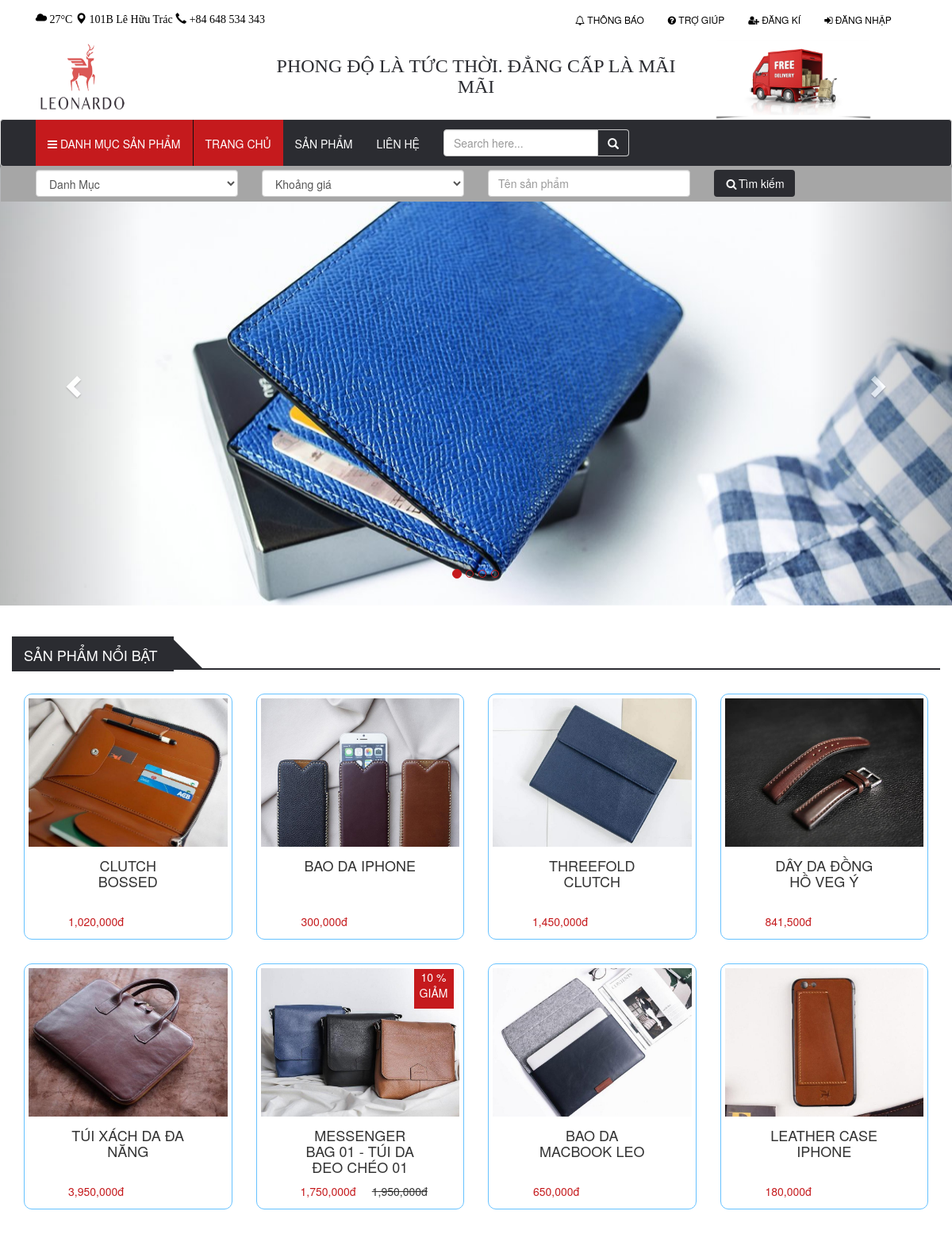
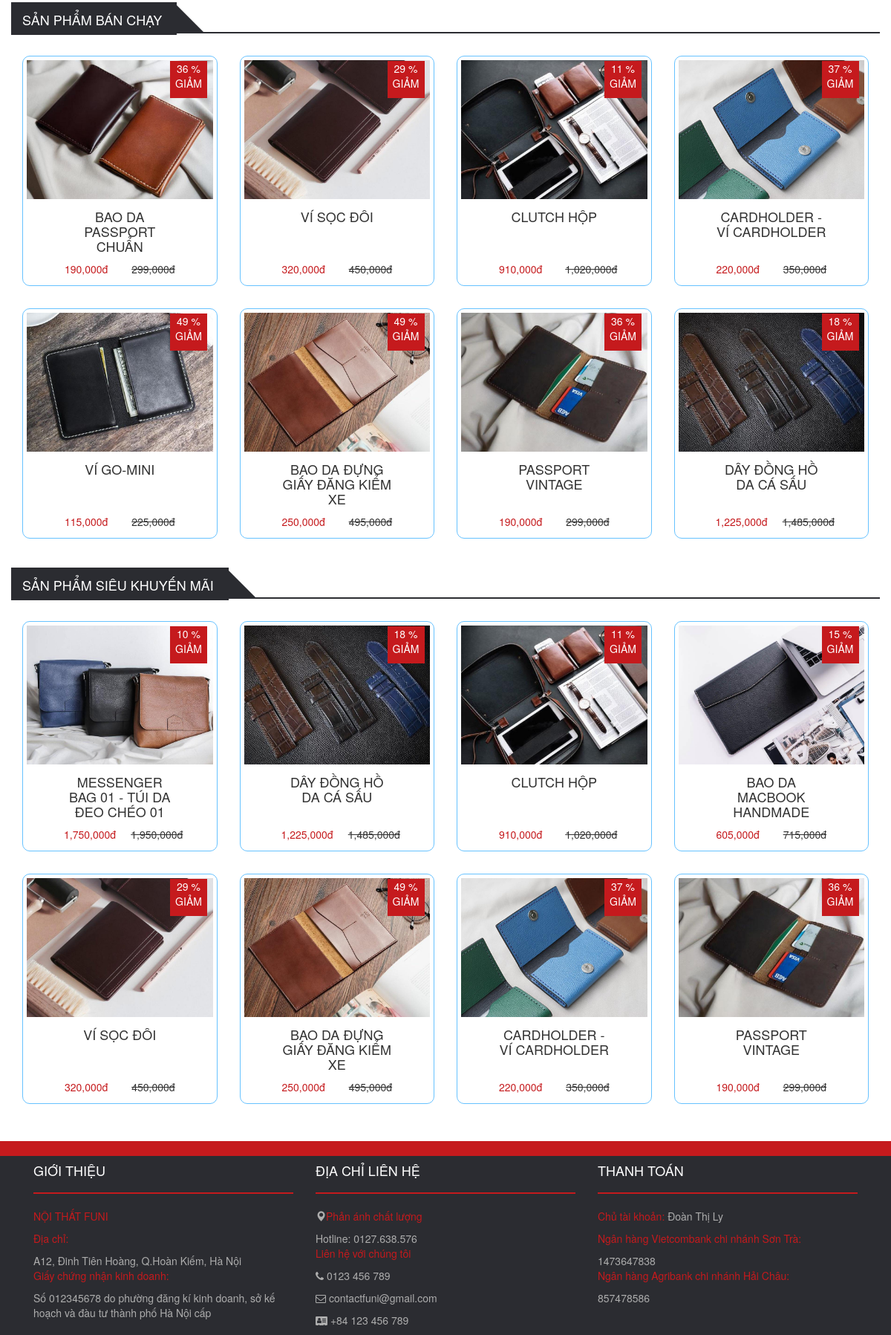
The app's page /home.php with its own data (2 pictures, top to bottom).
### tables this page shows
CREATE TABLE slides(
	slide_id INT(11) auto_increment PRIMARY KEY,
    img_url VARCHAR(255)
);

CREATE TABLE products(
	prod_id VARCHAR(10) PRIMARY KEY,
    prod_name VARCHAR(255),
    material VARCHAR(255),
    image nVARCHAR(500),
    price_in INT(11),
    price_out INT(11),
    date_add DATE,
    quantity INT(11),
    description text,
    cate_id VARCHAR(10),
    views int(11),
    status BOOLEAN,
    delete_at date,
    FOREIGN KEY (cate_id) REFERENCES categories (cate_id)
);

CREATE TABLE promotion(
	prod_id VARCHAR(10),
    new_price INT(11),
    date_start DATE,
    date_end DATE,
    FOREIGN KEY (prod_id) REFERENCES products (prod_id),
    PRIMARY KEY(prod_id,date_start)
);

### function.php (the view, shortened to what this page needs)
<?php
	class product
	{
		function showInfoProducthtml($prod_id, $name, $image, $price, $new_price){
			$show = "show";
			if ($new_price == '') {
				$show = "hidden";
				$percent = 0;
				$new_price = $price;
			} else {
				$percent = round(($price - $new_price)/($price/100), 0);
				$show = "show";
			}
			echo "
				<div class='col-lg-3 col-md-3 col-sm-6 col-xs-6'>
					<div class='product-item'>
						<div class='product-image'>
							<img src='$image'>
						</div>
						<div class='promotion text-center $show'>
							$percent %
							GIẢM
						</div>
						<div class='product-control text-center'>
							<button class='btn'>
								<a href='home.php?addProd_id=" . $prod_id . "'><i class = 'fa fa-cart-plus fa-lg' style='color: #FFF;'></i> Giỏ hàng
							</button>
							<button class='btn'>
								<a href='productDetail.php?prod_id=" . $prod_id . "'><i class = 'fa fa-eye' style='color: #FFF;'></i></a>
							</button>
						</div>
						<div class='caption text-center'>
							<div class='col-xs-12 prod_name'>
							<h4 class = 'text-uppercase'>$name</h4>
							</div>
							<div class='col-xs-6'>
							<span class='price float-left'>".number_format($new_price)."đ</span>
							</div>
							<div class='col-xs-6'>
							<s class='$show float-left'>". number_format($price). "đ</s>
							</div>
						</div>
					</div>
				</div>
			";
		}
		function showProduct($connect, $prod_id){
			if ($connect) {
				$sql = "SELECT products.prod_id, prod_name, material, image, price_in, price_out, date_add, quantity, description, cate_name, views, status, products.delete_at, new_price, date_start, date_end FROM products LEFT JOIN categories ON products.cate_id = categories.cate_id LEFT JOIN promotion ON products.prod_id = promotion.prod_id  WHERE products.prod_id = '$prod_id'";
				$result = $connect->query($sql);
				if ($result->num_rows > 0) {
					$row = $result->fetch_assoc();
					return $row;
				}
				return 0;
				}
		}
		function showProductHot($connect){
			if ($connect) {
				$sql = "SELECT * FROM products WHERE delete_at IS NULL ORDER BY views DESC LIMIT 8";
				$result = $connect->query($sql);
				if ($result->num_rows > 0) {
					while($row = $result->fetch_assoc()) {
							$info = $this->showProduct($connect, $row['prod_id']);
							$image = explode("|", $info['image']);
							$this->showInfoProducthtml($row['prod_id'], $info['prod_name'], $image[0], $info['price_out'], $info['new_price']);
					}
				}
			}
		}
		function showProductHotSell($connect){
			if ($connect) {
				$sql = "SELECT products.prod_id, SUM(ords_prods.quantity) FROM ords_prods, products WHERE products.prod_id = ords_prods.prod_id AND products.delete_at IS NULL GROUP BY(ords_prods.prod_id) ORDER BY SUM(ords_prods.quantity) DESC LIMIT 8;";
				$result = $connect->query($sql);
				if ($result->num_rows > 0) {
					while($row = $result->fetch_assoc()) {
						$info = $this->showProduct($connect, $row['prod_id']);
					}
				}
			}
		}
		function showProductPromotion($connect){
			if ($connect) {
				$sql = "SELECT * FROM promotion, products WHERE products.prod_id = promotion.prod_id AND products.delete_at IS NULL  ORDER BY new_price DESC LIMIT 8";
				$result = $connect->query($sql);
				if ($result->num_rows > 0) {
					while($row = $result->fetch_assoc()) {
						$info = $this->showProduct($connect, $row['prod_id']);
					}
				}
			}
		}
	}
	function showSlide($connect){
		if ($connect) {
			$sql = "SELECT * FROM slides";
			$result = $connect->query($sql);
			if ($result->num_rows > 0) {
				$count = 1;
			while($row = $result->fetch_assoc()) {
					if ($count == 1) {
						$active = "active";
					}else $active = "";
					echo "
						<div class='item $active'>
					        <img src='".$row['img_url']."' style='width:100%;'>
					    </div>
					";
					$count++;
				}
			}
		}
	}
?>

### home.php (shortened to what this page needs)
<?php
	include "function.php";
	$page = "home";
   ?>
<!DOCTYPE html>
<html>
<head>
  <link rel="stylesheet" href="https://maxcdn.bootstrapcdn.com/bootstrap/3.3.7/css/bootstrap.min.css">
  <link rel="stylesheet" href="https://cdnjs.cloudflare.com/ajax/libs/font-awesome/4.7.0/css/font-awesome.min.css">
  <link rel="stylesheet" type="text/css" href="style.css">
</head>
<body>
	<?php
		include "header.php";
	 ?>
	<div class="content">
	  <div id="myCarousel" class="carousel slide" data-ride="carousel">
	    <ol class="carousel-indicators">
	      <li data-target="#myCarousel" data-slide-to="0" class="active"></li>
	      <li data-target="#myCarousel" data-slide-to="1"></li>
	      <li data-target="#myCarousel" data-slide-to="2"></li>
	      <li data-target="#myCarousel" data-slide-to="3"></li>
	    </ol>
	    <div class="carousel-inner">
	      <?php showSlide($connect); ?>
	    </div>
	    <a class="left carousel-control" href="#myCarousel" data-slide="prev">
	      <span class="glyphicon glyphicon-chevron-left"></span>
	    </a>
	    <a class="right carousel-control" href="#myCarousel" data-slide="next">
	      <span class="glyphicon glyphicon-chevron-right"></span>
	    </a>
		</div>
		<div class="container">
			<div class="productHot">
				<div class="row">
					<div class="solugan">
						<div class="box-product-head">
							<span class="box-title">
								SẢN PHẨM NỔI BẬT
							</span>
							<span class="af-ter">
							</span>
						</div>
					</div>
					<?php
						$prod = new product();
						$prod->showProductHot($connect);
					?>
				</div>
			</div>
			<div class="productHotSell">
				<div class="row">
					<div class="solugan">
						<div class="box-product-head">
							<span class="box-title">
								SẢN PHẨM BÁN CHẠY
							</span>
							<span class="af-ter">
							</span>
						</div>
					</div>
					<?php
						$prod = new product();
						$prod->showProductHotSell($connect);
					?>
				</div>
			</div>
			<div class="productPromotion">
				<div class="row">
					<div class="solugan">
						<div class="box-product-head">
							<span class="box-title">
								SẢN PHẨM SIÊU KHUYẾN MÃI
							</span>
							<span class="af-ter">
							</span>
						</div>
					</div>
					<?php
						$prod = new product();
						$prod->showProductPromotion($connect);
					?>
				</div>
			</div>
		</div>
	</div>
	<?php include "footer.php" ?>
</body>
</html>

### header.php (shortened to what this page needs)
<!DOCTYPE html>
<html lang="en">
<head>
  <link rel="stylesheet" href="https://maxcdn.bootstrapcdn.com/bootstrap/3.3.7/css/bootstrap.min.css">
  <link rel="stylesheet" href="https://cdnjs.cloudflare.com/ajax/libs/font-awesome/4.7.0/css/font-awesome.min.css">
  <link rel="stylesheet" type="text/css" href="style.css">
</head>
<body>
<?php
  $showDangki_Dangnhap = "show";
  $showUsername = "hidden";
  $show = "hidden";
  if (isset($page) && $page=="home" ){
    $show= "show";
  }
 ?>
<div id="header">
  <div class="header-top">
    <div class="container">
      <div class="header-left col-lg-5 col-md-5 col-sm-6 col-xs-6">
        <div class="info">
          <span>
          <i class="glyphicon glyphicon-cloud"></i>
          27°C
          </span>
          <span>
            <i class="glyphicon glyphicon-map-marker"></i>
            101B Lê Hữu Trác
          </span>
          <span>
            <i class="glyphicon glyphicon-earphone"></i>
            +84 648 534 343
          </span>
        </div>
      </div>
      <div class="header-right col-lg-5 col-md-6 col-sm-6 col-xs-6">
        <ul class="nav navbar-nav" id="header-right">
          <li>
            <a href="" data-toggle="modal" data-target="#dangki"><span><i class="fa fa-bell-o "></i></span> THÔNG BÁO </a>
          </li>
          <li>
            <a href="" data-toggle="modal" data-target="#dangki">
              <span>
                <i class="fa fa-question-circle  "></i>
              </span>TRỢ GIÚP
            </a>
          </li>
          <li class="<?php echo $showDangki_Dangnhap?>">
            <a href="" data-toggle="modal" data-target="#dangki">
              <span>
                <i class="fa fa-user-plus "></i>
              </span> ĐĂNG KÍ
            </a>
          </li>
          <li class="<?php echo $showDangki_Dangnhap?>">
            <a href="" data-toggle="modal" data-target="#dangnhap">
              <span>
                <i class="fa fa-sign-in"></i>
              </span> ĐĂNG NHẬP
            </a>
          </li>
          <li><a href="cart.php"><span><i class="fa fa-shopping-cart fa-2x <?php echo $showUsername;?>"><sup><?php echo $_SESSION['totalQuantity']; ?></sup></i></span></a></li>
        </ul>
      </div>
    </div>
  </div>
  <div class="header-content">
    <div class="container">
      <div class="col-lg-3 col-md-3 col-sm-3 col-xs-6 logo">
        <img src="Image/logo.png" width="120px" height="100px">
      </div>
      <div class="solugan col-lg-6 col-md-6 col-sm-6 col-xs-6">
        <h3>PHONG ĐỘ LÀ TỨC THỜI. ĐẲNG CẤP LÀ MÃI MÃI</h3>
      </div>
      <div class="col-lg-3 col-md-3 col-sm-3 col-xs-0 ship" style="float: left;">
        <img src="Image/ship.png" width="200px" height="100px">
      </div>
    </div>
  </div>
  <div class="header-menu text-uppercase" id="myMenu">
    <nav class="navbar navbar-default">
      <div class="container">
        <div class="collapse navbar-collapse" id="myNavbar">
          <ul class="nav navbar-nav">
            <li class="dropdown ">
              <a href="#" id="category" class="dropdown-toggle" data-toggle="dropdown"><span class="fa fa-bars "></span>  DANH MỤC SẢN PHẨM</a>
            </li>
            <li class="<?php if (isset($page) && $page == 'home' ) {
              echo "active"; } ?>"><a href="home.php">TRANG CHỦ</span></a></li>
            <li class="<?php if (isset($page) && $page == 'product' ) {
              echo "active"; } ?>"><a href="product.php">SẢN PHẨM </a></li>
            <li><a href="#">LIÊN HỆ </span></a></li>
            <li>
            <form method="post" class="navbar-form">
              <div class="input-group search-box">
                <input type="text" class="form-control" placeholder="Search here...">
                <span class="input-group-addon btn btn-primary"> <i class="glyphicon glyphicon-search"></i> </span>
              </div>
            </form>
          </li>
          </ul>
        </div>
      </div>
      <div class="filter <?php echo $show ?>" style="height: 45px; background: #a6a6a6; padding: 5px 0px 5px 0px;">
        <div class="container">
          <form method="POST" action="">
            <div class="col-xs-3">
              <select class="form-control" name="cate_id">
                <option value="">Danh Mục</option>
              </select>
            </div>
            <div class="col-xs-3">
              <select class="form-control" name="price">
                <option value="0">Khoảng giá</option>
              </select>
            </div>
            <div class="col-xs-3">
              <input type="text" name="prod_name" placeholder="Tên sản phẩm" class="form-control">
            </div>
            <div class="col-xs-2">
              <button class="btn" type="submit" name="search" ><i class="fa fa-search fa-fw"></i>Tìm kiếm</button>
            </div>
          </form>
        </div>
      </div>
    </nav>
  </div>
</div>
</body>
</html>

### footer.php (shortened to what this page needs)
<!DOCTYPE html>
<html>
<head>
	<link rel="stylesheet" type="text/css" href="style.css">
</head>
<body>
	<div class="before-footer">
	</div>
	<div class="footer">
		<div class="container">
			<div class="col-lg-4 col-md-4 col-sm-6 col-xs-6">
				<h4>GIỚI THIỆU</h4>
				<hr>
				<p class="title">NỘI THẤT FUNI</p>
				<p class="title">Địa chỉ: </p><span>A12, Đinh Tiên Hoàng, Q.Hoàn Kiếm, Hà Nội</span>
				<p class="title">Giấy chứng nhận kinh doanh: </p><span>Số 012345678 do phường đăng kí kinh doanh, sở kế hoạch và đàu tư thành phố Hà Nội cấp</span>
			</div>
			<div class="col-lg-4 col-md-4 col-sm-6 col-xs-6">
				<h4>ĐỊA CHỈ LIÊN HỆ</h4>
				<hr>
				<p class="title"><span><i class="glyphicon glyphicon-map-marker"></i></span>Phản ánh chất lượng</p><span><a href="#">Hotline: 0127.638.576</a></span> <br>
				<p class="title">Liên hệ với chúng tôi </p>
				<p><a href="#"><span><i class="fa fa-phone"></i></span> 0123 456 789</a></p>
				<p><a href="#"><span><i class="fa fa-envelope-o "></i></span> contactfuni@gmail.com</a></p>
				<p><a href="#"><span><i class="fa fa-address-card "></i></span> +84 123 456 789</a></p>
			</div>
			<div class="col-lg-4 col-md-4 col-sm-6 col-xs-6">
				<h4>THANH TOÁN</h4>
				<hr>
				<p class="title">Chủ tài khoản: <span>Đoàn Thị Ly</span></p>
				<p class="title">Ngân hàng Vietcombank chi nhánh Sơn Trà: </p><span>1473647838</span>
				<p class="title">Ngân hàng Agribank chi nhánh Hải Châu: </p><span>857478586</span>
			</div>
		</div>
	</div>
</body>
</html>

### style.css (style rules this page uses)
.header-menu .navbar-nav>li.active>a, .header-menu .navbar-nav>li.active>a:focus, .header-menu .navbar-nav>li.active>a:hover { border-top: none; border-left: 1px solid #111; border-right: none; background: #c51a1d; color: #fff; }
.btn { background: #2b2c31; color: #FFFFFF; }
#header { height: 132px; width: 100%; z-index:999; left:0; top:0; position: absolute; }
.header-top { height: 50px; }
.header-top .header-left { color: black; font-family:'Montserrat'; }
.header-top li { height: 100%; }
.header-menu .navbar { height: 60px; background: #2b2c31; box-shadow: 0 2px 2px 0px rgba(0,0,0,0.5); }
.navbar .navbar-nav li a { height: 58px; line-height: 30px; }
.navbar-default { background-color: black; }
.header-left { float: left; height: 50px; line-height: 50px; color: #111; }
.header-left .info { height: 100%; line-height: 100%; }
.header-right li a { color: #11111; }
.header-right a { color: black; font-size: 12px; }
.header-right { float: right; line-height: 50px; height: 50px; }
.info { margin-top: 15px; }
.header-menu .navbar-nav li { color: #111111; font-weight: 5px; }
.header-menu .navbar-nav { background: #2b2c31; }
.search-box { clear: both; }
.navbar-default .navbar-nav>li>a { color: #fff; }
#category { background: #c51a1d; }
.search-box { margin-top: 4px; }
.solugan h3 { text-align: center; font-family: Ubunu; color: #2b2c31; }
.content { margin-top: 200px; }
.product-item { border: 1px solid #66c2ff; border-radius: 10px; padding: 5px 5px 5px 5px; height: 310px; margin-top: 30px; }
.product-item .promotion { width: 50px; height: 50px; background: #c51a1d; color: #FFFFFF; position: absolute; top: 37px; left: 214px; }
.product-control { height: 34px; margin-top: -45px; }
.box-product-head { height: 31px; border-bottom: 2px solid #2b2c31; }
.box-product-head .box-title { color: #fff; border-bottom: 0px solid #ff3300; font-size: 18px; padding: 10px 20px 8px 15px; background: #2b2c31; }
.box-product-head > span.af-ter { border: 19px solid #2b2c31; border-right-color: transparent; border-top-color: transparent; height: 30px; position: absolute; width: 30px; margin-top: -7px; }
.product-item .product-image img { width: 100%; height: 100%; }
.caption { padding-top: 10px; padding-bottom: 10px; }
.caption .prod_name { height: 80px; }
.caption .price { color: #c51a1d; }
.productHot, .productHotSell, .productSearch { margin-top: 50px; }
.productPromotion { margin-top: 50px; margin-bottom: 50px; }
#myCarousel ol.carousel-indicators li { border: 1px solid #c51a1d; }
#myCarousel ol.carousel-indicators .active { background: #c51a1d; }
.caption { padding: 15px 35px; }
.before-footer { height: 20px; background: #c51a1d; }
.footer { background: #2b2c31; }
.footer a { color: #adadad; text-decoration: none; }
.footer h4 { color: #ffff; }
.footer span { color: #adadad; }
.footer hr { border: 1px solid #c51a1d; }
.title { color: #c51a1d; font-weight: 5px; }

### records on screen
slides: img_url (picture)
products: shows a picture, prod_name "CLUTCH BOSSED", price_out "1,020,000"
products: shows a picture, prod_name "BAO DA IPHONE", price_out "300,000"
products: shows a picture, prod_name "THREEFOLD CLUTCH", price_out "1,450,000"
products: shows a picture, prod_name "DÂY DA ĐỒNG HỒ VEG Ý", price_out "841,500"
products: shows a picture, prod_name "TÚI XÁCH DA ĐA NĂNG", price_out "3,950,000"
products: price_out.new_price "10", prod_name "MESSENGER BAG 01 - TÚI DA ĐEO CHÉO 01", promotion.new_price "1,750,000", price_out "1,950,000"
products: shows a picture, prod_name "BAO DA MACBOOK LEO", price_out "650,000"
products: shows a picture, prod_name "LEATHER CASE IPHONE", price_out "180,000"
products: shows a picture, price_out.new_price "36", prod_name "BAO DA PASSPORT CHUẨN", promotion.new_price "190,000", price_out "299,000"
products: price_out.new_price "29", prod_name "VÍ SỌC ĐÔI", promotion.new_price "320,000", price_out "450,000"
products: price_out.new_price "11", prod_name "CLUTCH HỘP", promotion.new_price "910,000", price_out "1,020,000"
products: price_out.new_price "37", prod_name "CARDHOLDER - VÍ CARDHOLDER", promotion.new_price "220,000", price_out "350,000"
products: shows a picture, price_out.new_price "49", prod_name "VÍ GO-MINI", promotion.new_price "115,000", price_out "225,000"
products: price_out.new_price "49", prod_name "BAO DA ĐỰNG GIẤY ĐĂNG KIỂM XE", promotion.new_price "250,000", price_out "495,000"
products: price_out.new_price "36", prod_name "PASSPORT VINTAGE", promotion.new_price "190,000", price_out "299,000"
products: price_out.new_price "18", prod_name "DÂY ĐỒNG HỒ DA CÁ SẤU", promotion.new_price "1,225,000", price_out "1,485,000"
promotion: percent "10", prod.prod_name "MESSENGER BAG 01 - TÚI DA ĐEO CHÉO 01", new_price "1,750,000", prod.price_out "1,950,000"
promotion: percent "18", prod.prod_name "DÂY ĐỒNG HỒ DA CÁ SẤU", new_price "1,225,000", prod.price_out "1,485,000"
promotion: percent "11", prod.prod_name "CLUTCH HỘP", new_price "910,000", prod.price_out "1,020,000"
promotion: shows a picture, percent "15", prod.prod_name "BAO DA MACBOOK HANDMADE", new_price "605,000", prod.price_out "715,000"
promotion: percent "29", prod.prod_name "VÍ SỌC ĐÔI", new_price "320,000", prod.price_out "450,000"
promotion: percent "49", prod.prod_name "BAO DA ĐỰNG GIẤY ĐĂNG KIỂM XE", new_price "250,000", prod.price_out "495,000"
promotion: percent "37", prod.prod_name "CARDHOLDER - VÍ CARDHOLDER", new_price "220,000", prod.price_out "350,000"
promotion: percent "36", prod.prod_name "PASSPORT VINTAGE", new_price "190,000", prod.price_out "299,000"
